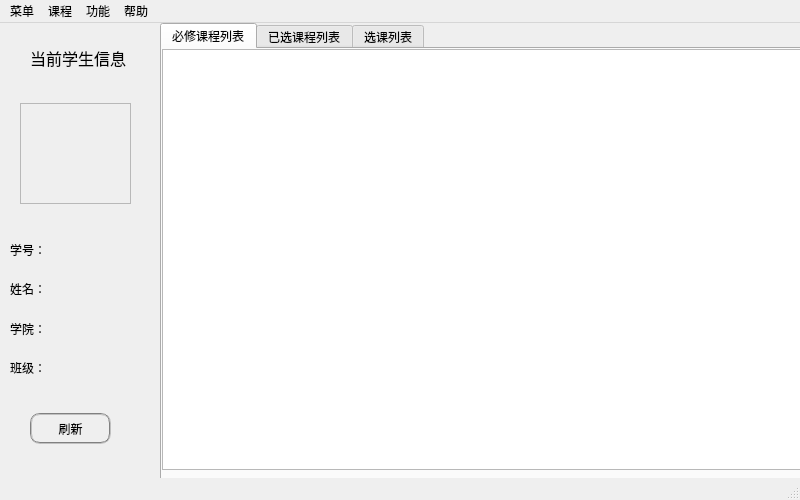
<?xml version="1.0" encoding="UTF-8"?>
<ui version="4.0">
 <class>MainWindow_student</class>
 <widget class="QMainWindow" name="MainWindow_student">
  <property name="geometry">
   <rect>
    <x>0</x>
    <y>0</y>
    <width>800</width>
    <height>500</height>
   </rect>
  </property>
  <property name="windowTitle">
   <string>学生用户</string>
  </property>
  <property name="styleSheet">
   <string notr="true">font: 25 10pt &quot;微软雅黑 Light&quot;;</string>
  </property>
  <widget class="QWidget" name="centralwidget">
   <widget class="QTabWidget" name="tabWidget_student">
    <property name="geometry">
     <rect>
      <x>160</x>
      <y>0</y>
      <width>651</width>
      <height>461</height>
     </rect>
    </property>
    <property name="currentIndex">
     <number>0</number>
    </property>
    <widget class="QWidget" name="tab_course_o">
     <property name="sizePolicy">
      <sizepolicy hsizetype="Expanding" vsizetype="Expanding">
       <horstretch>0</horstretch>
       <verstretch>0</verstretch>
      </sizepolicy>
     </property>
     <attribute name="title">
      <string>必修课程列表</string>
     </attribute>
     <widget class="QTableView" name="tableView_course_o">
      <property name="geometry">
       <rect>
        <x>0</x>
        <y>0</y>
        <width>651</width>
        <height>421</height>
       </rect>
      </property>
      <property name="sizePolicy">
       <sizepolicy hsizetype="Fixed" vsizetype="Fixed">
        <horstretch>0</horstretch>
        <verstretch>0</verstretch>
       </sizepolicy>
      </property>
      <property name="editTriggers">
       <set>QAbstractItemView::NoEditTriggers</set>
      </property>
      <property name="selectionBehavior">
       <enum>QAbstractItemView::SelectRows</enum>
      </property>
      <attribute name="horizontalHeaderDefaultSectionSize">
       <number>90</number>
      </attribute>
      <attribute name="horizontalHeaderStretchLastSection">
       <bool>false</bool>
      </attribute>
      <attribute name="verticalHeaderVisible">
       <bool>false</bool>
      </attribute>
     </widget>
    </widget>
    <widget class="QWidget" name="tab_course_e">
     <property name="sizePolicy">
      <sizepolicy hsizetype="Expanding" vsizetype="Expanding">
       <horstretch>0</horstretch>
       <verstretch>0</verstretch>
      </sizepolicy>
     </property>
     <attribute name="title">
      <string>已选课程列表</string>
     </attribute>
     <widget class="QTableView" name="tableView_course_e">
      <property name="geometry">
       <rect>
        <x>0</x>
        <y>0</y>
        <width>651</width>
        <height>431</height>
       </rect>
      </property>
      <property name="editTriggers">
       <set>QAbstractItemView::NoEditTriggers</set>
      </property>
      <property name="selectionBehavior">
       <enum>QAbstractItemView::SelectRows</enum>
      </property>
      <attribute name="horizontalHeaderDefaultSectionSize">
       <number>90</number>
      </attribute>
      <attribute name="horizontalHeaderStretchLastSection">
       <bool>false</bool>
      </attribute>
      <attribute name="verticalHeaderVisible">
       <bool>false</bool>
      </attribute>
     </widget>
    </widget>
    <widget class="QWidget" name="tab_student">
     <attribute name="title">
      <string>选课列表</string>
     </attribute>
     <widget class="QTableView" name="tableView_course_s">
      <property name="geometry">
       <rect>
        <x>0</x>
        <y>0</y>
        <width>651</width>
        <height>431</height>
       </rect>
      </property>
      <property name="editTriggers">
       <set>QAbstractItemView::NoEditTriggers</set>
      </property>
      <property name="selectionBehavior">
       <enum>QAbstractItemView::SelectRows</enum>
      </property>
      <attribute name="horizontalHeaderDefaultSectionSize">
       <number>105</number>
      </attribute>
      <attribute name="verticalHeaderVisible">
       <bool>false</bool>
      </attribute>
     </widget>
    </widget>
   </widget>
   <widget class="QLabel" name="label_title">
    <property name="geometry">
     <rect>
      <x>30</x>
      <y>20</y>
      <width>111</width>
      <height>31</height>
     </rect>
    </property>
    <property name="styleSheet">
     <string notr="true">font: 25 11pt &quot;微软雅黑 Light&quot;;</string>
    </property>
    <property name="text">
     <string>&lt;html&gt;&lt;head/&gt;&lt;body&gt;&lt;p&gt;&lt;span style=&quot; font-size:12pt;&quot;&gt;当前学生信息&lt;/span&gt;&lt;/p&gt;&lt;/body&gt;&lt;/html&gt;</string>
    </property>
   </widget>
   <widget class="QWidget" name="gridLayoutWidget">
    <property name="geometry">
     <rect>
      <x>10</x>
      <y>210</y>
      <width>141</width>
      <height>171</height>
     </rect>
    </property>
    <layout class="QGridLayout" name="gridLayout">
     <item row="1" column="0">
      <widget class="QLabel" name="label_3">
       <property name="styleSheet">
        <string notr="true">font: 25 11pt &quot;微软雅黑 Light&quot;;</string>
       </property>
       <property name="text">
        <string>姓名：</string>
       </property>
      </widget>
     </item>
     <item row="0" column="0">
      <widget class="QLabel" name="label_2">
       <property name="styleSheet">
        <string notr="true">font: 25 11pt &quot;微软雅黑 Light&quot;;</string>
       </property>
       <property name="text">
        <string>学号：</string>
       </property>
      </widget>
     </item>
     <item row="2" column="0">
      <widget class="QLabel" name="label_4">
       <property name="styleSheet">
        <string notr="true">font: 25 11pt &quot;微软雅黑 Light&quot;;</string>
       </property>
       <property name="text">
        <string>学院：</string>
       </property>
      </widget>
     </item>
     <item row="3" column="0">
      <widget class="QLabel" name="label">
       <property name="styleSheet">
        <string notr="true">font: 25 11pt &quot;微软雅黑 Light&quot;;</string>
       </property>
       <property name="text">
        <string>班级：</string>
       </property>
      </widget>
     </item>
     <item row="4" column="0">
      <spacer name="horizontalSpacer">
       <property name="orientation">
        <enum>Qt::Horizontal</enum>
       </property>
       <property name="sizeHint" stdset="0">
        <size>
         <width>40</width>
         <height>20</height>
        </size>
       </property>
      </spacer>
     </item>
     <item row="4" column="2">
      <spacer name="horizontalSpacer_2">
       <property name="orientation">
        <enum>Qt::Horizontal</enum>
       </property>
       <property name="sizeHint" stdset="0">
        <size>
         <width>40</width>
         <height>20</height>
        </size>
       </property>
      </spacer>
     </item>
     <item row="4" column="1">
      <spacer name="horizontalSpacer_3">
       <property name="orientation">
        <enum>Qt::Horizontal</enum>
       </property>
       <property name="sizeHint" stdset="0">
        <size>
         <width>40</width>
         <height>20</height>
        </size>
       </property>
      </spacer>
     </item>
     <item row="3" column="1" colspan="2">
      <widget class="QLabel" name="label_class">
       <property name="styleSheet">
        <string notr="true">font: 25 11pt &quot;微软雅黑 Light&quot;;</string>
       </property>
       <property name="text">
        <string/>
       </property>
      </widget>
     </item>
     <item row="2" column="1" colspan="2">
      <widget class="QLabel" name="label_institude">
       <property name="styleSheet">
        <string notr="true">font: 25 11pt &quot;微软雅黑 Light&quot;;</string>
       </property>
       <property name="text">
        <string/>
       </property>
      </widget>
     </item>
     <item row="1" column="1" colspan="2">
      <widget class="QLabel" name="label_name">
       <property name="styleSheet">
        <string notr="true">font: 25 11pt &quot;微软雅黑 Light&quot;;</string>
       </property>
       <property name="text">
        <string/>
       </property>
      </widget>
     </item>
     <item row="0" column="1" colspan="2">
      <widget class="QLabel" name="label_id">
       <property name="styleSheet">
        <string notr="true">font: 25 11pt &quot;微软雅黑 Light&quot;;</string>
       </property>
       <property name="text">
        <string/>
       </property>
      </widget>
     </item>
    </layout>
   </widget>
   <widget class="QFrame" name="frame">
    <property name="geometry">
     <rect>
      <x>20</x>
      <y>80</y>
      <width>111</width>
      <height>101</height>
     </rect>
    </property>
    <property name="styleSheet">
     <string notr="true">image: url(:/image/photo.png);</string>
    </property>
    <property name="frameShape">
     <enum>QFrame::StyledPanel</enum>
    </property>
    <property name="frameShadow">
     <enum>QFrame::Raised</enum>
    </property>
   </widget>
   <widget class="QPushButton" name="flush_btn">
    <property name="geometry">
     <rect>
      <x>30</x>
      <y>390</y>
      <width>81</width>
      <height>31</height>
     </rect>
    </property>
    <property name="styleSheet">
     <string notr="true">border:2px groove gray;border-radius:10px;padding:2px 4px;
font: 25 10pt &quot;微软雅黑 Light&quot;;</string>
    </property>
    <property name="text">
     <string>刷新</string>
    </property>
   </widget>
  </widget>
  <widget class="QMenuBar" name="menubar">
   <property name="geometry">
    <rect>
     <x>0</x>
     <y>0</y>
     <width>800</width>
     <height>25</height>
    </rect>
   </property>
   <widget class="QMenu" name="menu">
    <property name="title">
     <string>菜单</string>
    </property>
    <addaction name="action_login"/>
    <addaction name="action_quit"/>
   </widget>
   <widget class="QMenu" name="menu_2">
    <property name="title">
     <string>课程</string>
    </property>
    <addaction name="action_course_o"/>
    <addaction name="action_course_e"/>
   </widget>
   <widget class="QMenu" name="menu_3">
    <property name="title">
     <string>功能</string>
    </property>
    <addaction name="action_course_start"/>
    <addaction name="action_password"/>
   </widget>
   <widget class="QMenu" name="menu_4">
    <property name="title">
     <string>帮助</string>
    </property>
    <addaction name="action_about"/>
    <addaction name="action_help"/>
   </widget>
   <addaction name="menu"/>
   <addaction name="menu_2"/>
   <addaction name="menu_3"/>
   <addaction name="menu_4"/>
  </widget>
  <widget class="QStatusBar" name="statusbar"/>
  <action name="action_login">
   <property name="text">
    <string>重新登录</string>
   </property>
  </action>
  <action name="action_quit">
   <property name="text">
    <string>退出</string>
   </property>
  </action>
  <action name="action_course_o">
   <property name="text">
    <string>查看必修课</string>
   </property>
  </action>
  <action name="action_course_e">
   <property name="text">
    <string>查看已选课程</string>
   </property>
  </action>
  <action name="action_course_start">
   <property name="text">
    <string>选课</string>
   </property>
  </action>
  <action name="action_password">
   <property name="text">
    <string>修改密码</string>
   </property>
  </action>
  <action name="action_about">
   <property name="text">
    <string>关于</string>
   </property>
  </action>
  <action name="action_help">
   <property name="text">
    <string>帮助文档</string>
   </property>
  </action>
 </widget>
 <resources/>
 <connections/>
</ui>
